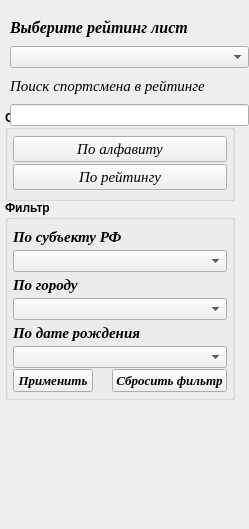
    <widget class="QWidget" name="page_8">
     <property name="geometry">
      <rect>
       <x>0</x>
       <y>0</y>
       <width>249</width>
       <height>529</height>
      </rect>
     </property>
     <attribute name="label">
      <string>Рейтинг</string>
     </attribute>
     <widget class="QGroupBox" name="groupBox_5">
      <property name="geometry">
       <rect>
        <x>5</x>
        <y>110</y>
        <width>230</width>
        <height>91</height>
       </rect>
      </property>
      <property name="font">
       <font>
        <weight>75</weight>
        <bold>true</bold>
       </font>
      </property>
      <property name="title">
       <string>Сортировка</string>
      </property>
      <layout class="QVBoxLayout" name="verticalLayout_15">
       <property name="spacing">
        <number>1</number>
       </property>
       <property name="leftMargin">
        <number>5</number>
       </property>
       <property name="topMargin">
        <number>5</number>
       </property>
       <property name="rightMargin">
        <number>5</number>
       </property>
       <property name="bottomMargin">
        <number>5</number>
       </property>
       <item>
        <widget class="QPushButton" name="Button_sort_alf_R">
         <property name="font">
          <font>
           <family>Times New Roman</family>
           <pointsize>11</pointsize>
           <weight>50</weight>
           <italic>true</italic>
           <bold>false</bold>
          </font>
         </property>
         <property name="text">
          <string>По алфавиту</string>
         </property>
        </widget>
       </item>
       <item>
        <widget class="QPushButton" name="Button_sort_rejting_in_R">
         <property name="font">
          <font>
           <family>Times New Roman</family>
           <pointsize>11</pointsize>
           <weight>50</weight>
           <italic>true</italic>
           <bold>false</bold>
          </font>
         </property>
         <property name="text">
          <string>По рейтингу</string>
         </property>
        </widget>
       </item>
      </layout>
     </widget>
     <widget class="QWidget" name="layoutWidget">
      <property name="geometry">
       <rect>
        <x>10</x>
        <y>10</y>
        <width>239</width>
        <height>116</height>
       </rect>
      </property>
      <layout class="QVBoxLayout" name="verticalLayout_22">
       <property name="spacing">
        <number>1</number>
       </property>
       <item>
        <layout class="QVBoxLayout" name="verticalLayout_17">
         <property name="spacing">
          <number>1</number>
         </property>
         <item>
          <widget class="QLabel" name="label_47">
           <property name="sizePolicy">
            <sizepolicy hsizetype="Expanding" vsizetype="Preferred">
             <horstretch>0</horstretch>
             <verstretch>0</verstretch>
            </sizepolicy>
           </property>
           <property name="font">
            <font>
             <family>Times New Roman</family>
             <pointsize>12</pointsize>
             <weight>75</weight>
             <italic>true</italic>
             <bold>true</bold>
            </font>
           </property>
           <property name="text">
            <string>Выберите рейтинг лист</string>
           </property>
          </widget>
         </item>
         <item>
          <widget class="QComboBox" name="comboBox_choice_R">
           <property name="sizePolicy">
            <sizepolicy hsizetype="Expanding" vsizetype="Fixed">
             <horstretch>0</horstretch>
             <verstretch>0</verstretch>
            </sizepolicy>
           </property>
          </widget>
         </item>
        </layout>
       </item>
       <item>
        <layout class="QVBoxLayout" name="verticalLayout_16">
         <property name="spacing">
          <number>1</number>
         </property>
         <item>
          <widget class="QLabel" name="label_77">
           <property name="font">
            <font>
             <family>Times New Roman</family>
             <pointsize>11</pointsize>
             <weight>50</weight>
             <italic>true</italic>
             <bold>false</bold>
            </font>
           </property>
           <property name="text">
            <string>Поиск спортсмена в рейтинге</string>
           </property>
          </widget>
         </item>
         <item>
          <widget class="QLineEdit" name="lineEdit_find_player_in_R"/>
         </item>
        </layout>
       </item>
      </layout>
     </widget>
     <widget class="QGroupBox" name="groupBox_3">
      <property name="geometry">
       <rect>
        <x>5</x>
        <y>200</y>
        <width>230</width>
        <height>200</height>
       </rect>
      </property>
      <property name="font">
       <font>
        <weight>75</weight>
        <bold>true</bold>
       </font>
      </property>
      <property name="title">
       <string>Фильтр</string>
      </property>
      <layout class="QVBoxLayout" name="verticalLayout_21">
       <property name="spacing">
        <number>1</number>
       </property>
       <property name="leftMargin">
        <number>5</number>
       </property>
       <property name="topMargin">
        <number>5</number>
       </property>
       <property name="rightMargin">
        <number>5</number>
       </property>
       <property name="bottomMargin">
        <number>5</number>
       </property>
       <item>
        <layout class="QVBoxLayout" name="verticalLayout_18">
         <property name="spacing">
          <number>1</number>
         </property>
         <item>
          <widget class="QLabel" name="label_9">
           <property name="sizePolicy">
            <sizepolicy hsizetype="Expanding" vsizetype="Preferred">
             <horstretch>0</horstretch>
             <verstretch>0</verstretch>
            </sizepolicy>
           </property>
           <property name="font">
            <font>
             <family>Times New Roman</family>
             <pointsize>11</pointsize>
             <weight>75</weight>
             <italic>true</italic>
             <bold>true</bold>
            </font>
           </property>
           <property name="text">
            <string>По субъекту РФ</string>
           </property>
          </widget>
         </item>
         <item>
          <widget class="QComboBox" name="comboBox_filter_region_in_R">
           <property name="sizePolicy">
            <sizepolicy hsizetype="Expanding" vsizetype="Fixed">
             <horstretch>0</horstretch>
             <verstretch>0</verstretch>
            </sizepolicy>
           </property>
          </widget>
         </item>
        </layout>
       </item>
       <item>
        <layout class="QVBoxLayout" name="verticalLayout_19">
         <property name="spacing">
          <number>1</number>
         </property>
         <item>
          <widget class="QLabel" name="label_23">
           <property name="sizePolicy">
            <sizepolicy hsizetype="Expanding" vsizetype="Preferred">
             <horstretch>0</horstretch>
             <verstretch>0</verstretch>
            </sizepolicy>
           </property>
           <property name="font">
            <font>
             <family>Times New Roman</family>
             <pointsize>11</pointsize>
             <weight>75</weight>
             <italic>true</italic>
             <bold>true</bold>
            </font>
           </property>
           <property name="text">
            <string>По городу</string>
           </property>
          </widget>
         </item>
         <item>
          <widget class="QComboBox" name="comboBox_filter_city_in_R">
           <property name="sizePolicy">
            <sizepolicy hsizetype="Expanding" vsizetype="Fixed">
             <horstretch>0</horstretch>
             <verstretch>0</verstretch>
            </sizepolicy>
           </property>
          </widget>
         </item>
        </layout>
       </item>
       <item>
        <layout class="QVBoxLayout" name="verticalLayout_20">
         <property name="spacing">
          <number>1</number>
         </property>
         <item>
          <widget class="QLabel" name="label_35">
           <property name="sizePolicy">
            <sizepolicy hsizetype="Expanding" vsizetype="Preferred">
             <horstretch>0</horstretch>
             <verstretch>0</verstretch>
            </sizepolicy>
           </property>
           <property name="font">
            <font>
             <family>Times New Roman</family>
             <pointsize>11</pointsize>
             <weight>75</weight>
             <italic>true</italic>
             <bold>true</bold>
            </font>
           </property>
           <property name="text">
            <string>По дате рождения</string>
           </property>
          </widget>
         </item>
         <item>
          <widget class="QComboBox" name="comboBox_filter_date_in_R">
           <property name="sizePolicy">
            <sizepolicy hsizetype="Expanding" vsizetype="Fixed">
             <horstretch>0</horstretch>
             <verstretch>0</verstretch>
            </sizepolicy>
           </property>
          </widget>
         </item>
        </layout>
       </item>
       <item>
        <layout class="QHBoxLayout" name="horizontalLayout_14">
         <item>
          <widget class="QPushButton" name="Button_filter_R">
           <property name="sizePolicy">
            <sizepolicy hsizetype="Expanding" vsizetype="Fixed">
             <horstretch>0</horstretch>
             <verstretch>0</verstretch>
            </sizepolicy>
           </property>
           <property name="font">
            <font>
             <family>Times New Roman</family>
             <pointsize>10</pointsize>
             <italic>true</italic>
            </font>
           </property>
           <property name="text">
            <string>Применить</string>
           </property>
          </widget>
         </item>
         <item>
          <spacer name="horizontalSpacer_6">
           <property name="orientation">
            <enum>Qt::Horizontal</enum>
           </property>
           <property name="sizeHint" stdset="0">
            <size>
             <width>40</width>
             <height>20</height>
            </size>
           </property>
          </spacer>
         </item>
         <item>
          <widget class="QPushButton" name="Button_reset_fltr_in_R">
           <property name="sizePolicy">
            <sizepolicy hsizetype="Expanding" vsizetype="Fixed">
             <horstretch>0</horstretch>
             <verstretch>0</verstretch>
            </sizepolicy>
           </property>
           <property name="font">
            <font>
             <family>Times New Roman</family>
             <pointsize>10</pointsize>
             <italic>true</italic>
            </font>
           </property>
           <property name="text">
            <string>Сбросить фильтр</string>
           </property>
          </widget>
         </item>
        </layout>
       </item>
      </layout>
     </widget>
    </widget>
